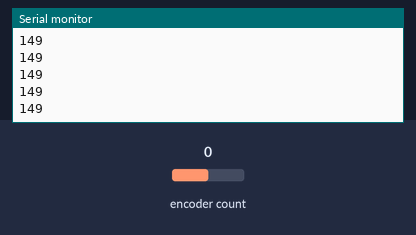
Recording of a sketch running on a simulated Arduino Uno, built with avr-gcc and run on an emulated ATmega328P. On the bench: the last lines printed to the serial monitor. Inputs (shaded band) come from the test bench; at power-on: encoder count 0.

Above: at 1.2 s.
1.3 s: encoder count set to 1
At 2.0 s:
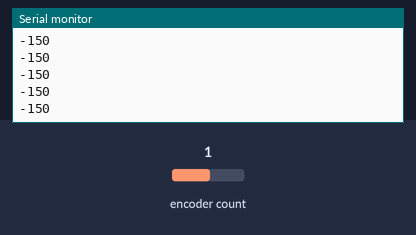
2.8 s: encoder count set to 0
At 3.6 s:
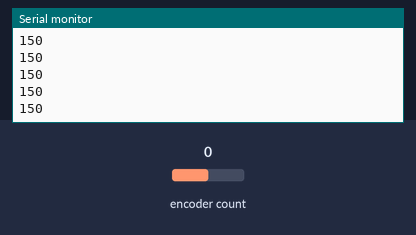
Timing chart, 0 to 5.8 s (numbered marks = the images above; inputs shaded):
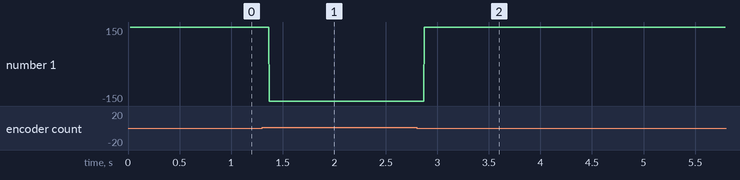

Measured:
- after the input at 1.3 s, the serial monitor: prints a new line after 0.07 s (image 1)
- after the input at 2.8 s, the serial monitor: prints a new line after 0.07 s (image 2)
- plotted number 1: 149 → -150 after the input at 1.3 s, -150 → 15 after the input at 2.8 s

The sketch:

encoder.ino
```cpp
#include <Encoder.h>
#define MAX_POS_ANGLE 150
//max angle on one side of the midpoint (total range of motion is 2 * MAX_POS_ANGLE)
#define PULSE_PER_REV 1024
//^^ this could be wrong, might be 2048 instead. Amazon page has conflicting information

Encoder enc(2, 3);
long maxPos = -PULSE_PER_REV;
long minPos = PULSE_PER_REV;
long newPos = -PULSE_PER_REV;
long midPos = 0;
long angle = 0;

void setup() {
  Serial.begin(9600);
  Serial.println("Basic Encoder Test:");
}

void loop() {
  newPos = enc.read();
  if (newPos > maxPos) {
    maxPos = newPos;
  }
  if (newPos < minPos) {
    minPos = newPos;
  }
  calcMid();
  angle = map(newPos, minPos, maxPos, MAX_POS_ANGLE, -MAX_POS_ANGLE);
  Serial.println(angle);
}

void calcMid() {
  midPos = (maxPos + minPos) / 2;
}
```
